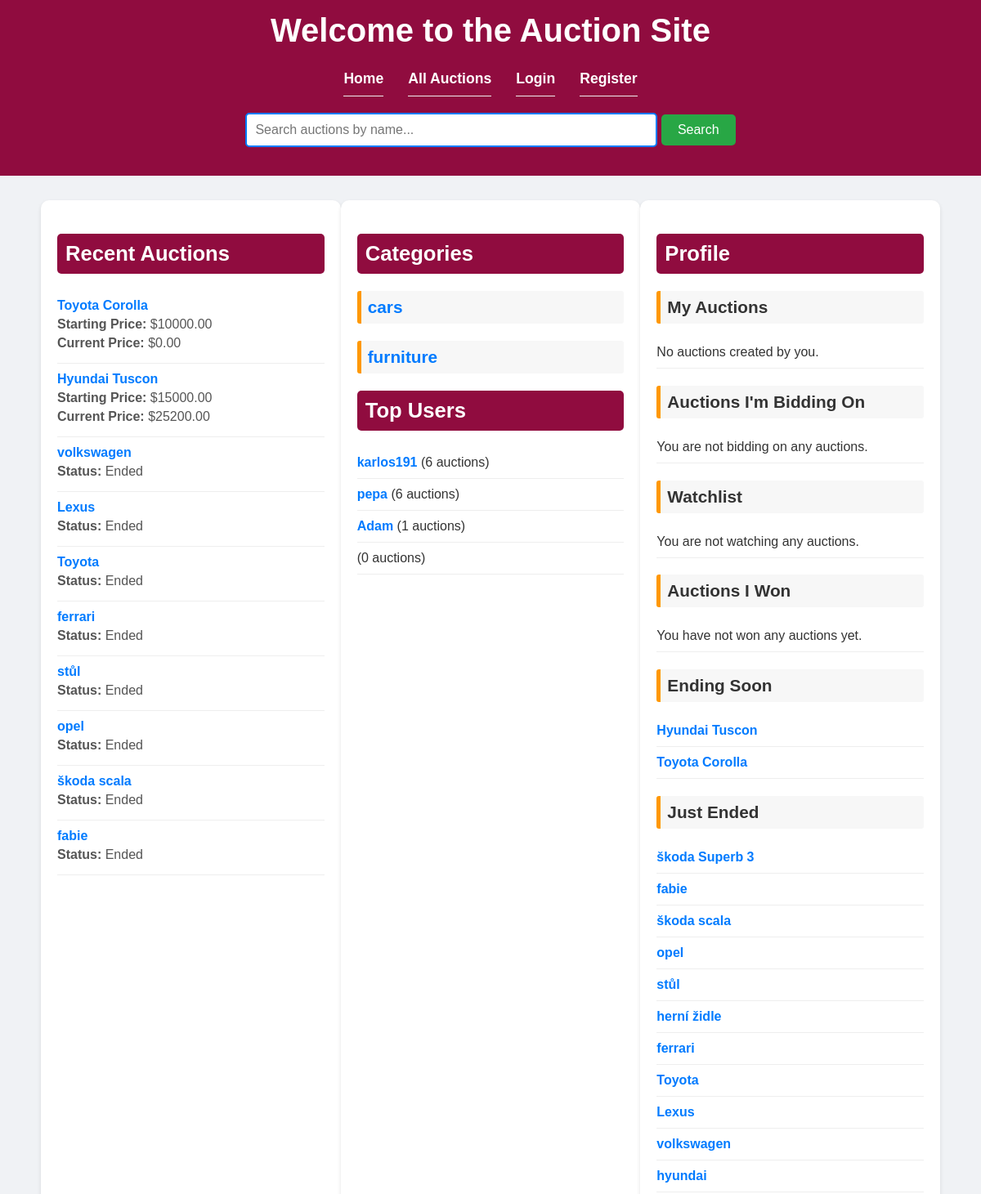
/ (upper part), run on an earlier commit of the app's database.
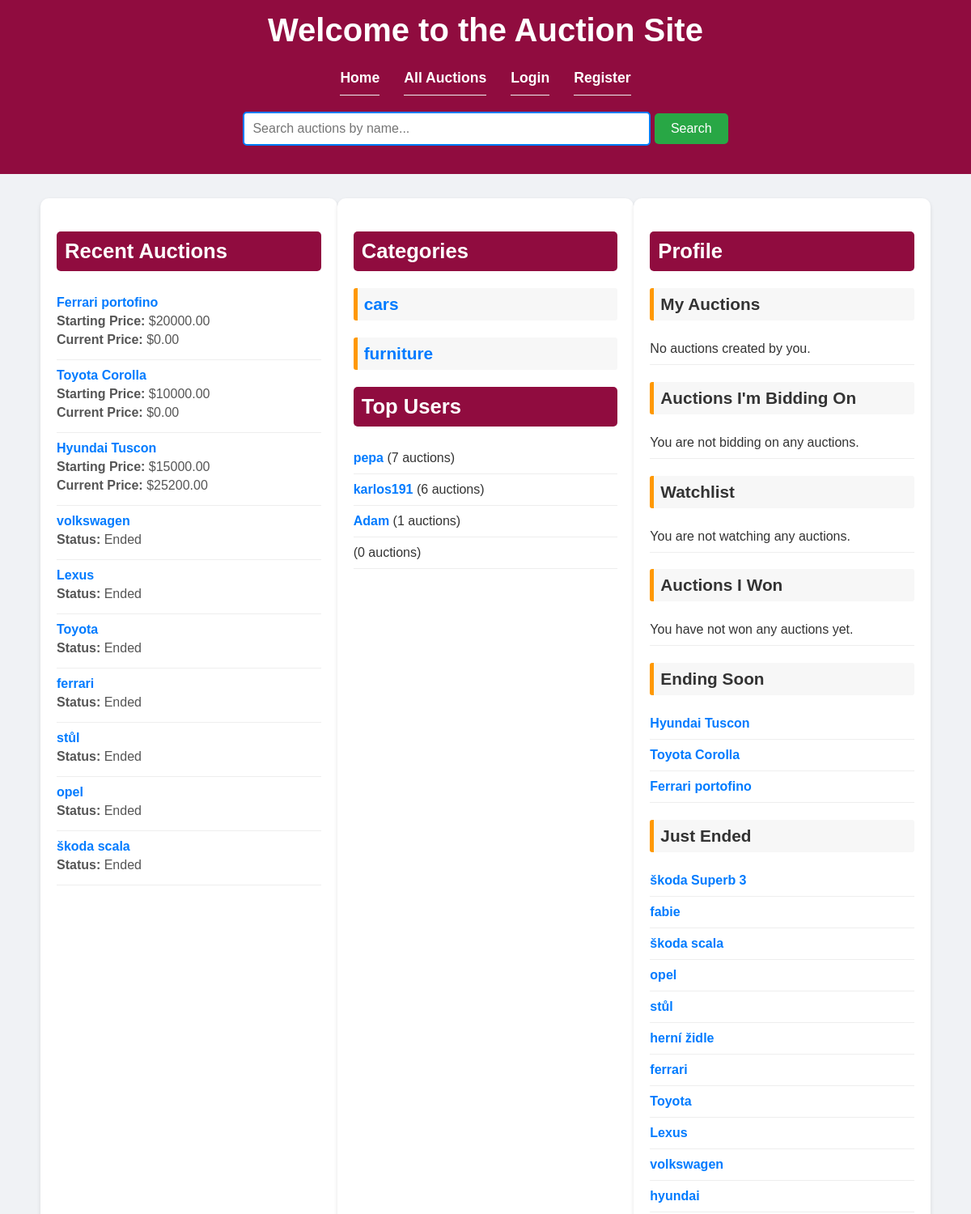
And on a later commit of the database.
### auctions/models.py (models this page shows, shortened)
class Auction(models.Model):
    user = models.ForeignKey(settings.AUTH_USER_MODEL, on_delete=models.CASCADE, related_name='auctions')
    title = models.CharField(max_length=255)
    description = models.TextField()
    photos = models.ImageField(upload_to='auction_photos/', blank=True, null=True)
    category = models.ForeignKey(Category, on_delete=models.CASCADE)
    is_closed = models.BooleanField(default=False)
    starting_price = models.DecimalField(max_digits=10, decimal_places=2, )
    current_price = models.DecimalField(max_digits=10, decimal_places=2, default=0.00)
    minimum_amount = models.DecimalField(max_digits=10, decimal_places=2)
    buy_now_price = models.DecimalField(max_digits=10, decimal_places=2, blank=True, null=True)
    promoted = models.BooleanField(default=False)
    location = models.CharField(max_length=255, blank=True, null=True)
    start_date = models.DateTimeField(default=timezone.now, editable=False)
    end_date = models.DateTimeField()
    num_visits = models.IntegerField(default=0)
    is_canceled = models.BooleanField(default=False)
    watchers = models.ManyToManyField(settings.AUTH_USER_MODEL, related_name='watching_auctions', blank=True)
    winner = models.ForeignKey(settings.AUTH_USER_MODEL, null=True, blank=True, on_delete=models.SET_NULL,
                               related_name='won_auctions')

class Category(models.Model):
    name = models.CharField(max_length=255)
    description = models.TextField(blank=True)
    logo = models.ImageField(upload_to='category_logos/', blank=True, null=True)

class CustomUser(AbstractBaseUser, PermissionsMixin):
    profile_image = models.ImageField(upload_to='profile_images/', null=True, blank=True)
    email = models.EmailField(unique=True)
    username = models.CharField(max_length=255)
    city = models.CharField(max_length=100, null=True, blank=True)
    address = models.CharField(max_length=255, null=True, blank=True)
    watchlist = models.ManyToManyField('Auction', related_name='watched_by', blank=True)
    date_joined = models.DateTimeField(auto_now_add=True)
    account_status = models.CharField(
        max_length=10, choices=[('ACTIVE', 'Active'), ('INACTIVE', 'Inactive'), ('BLOCKED', 'Blocked')]
    )
    account_type = models.CharField(
        max_length=10, choices=[('NORMAL', 'Normal'), ('PREMIUM', 'Premium')]
    )
    is_active = models.BooleanField(default=True)
    is_staff = models.BooleanField(default=False)
    USERNAME_FIELD = 'email'
    REQUIRED_FIELDS = ['username']
    objects = CustomUserManager()
    groups = models.ManyToManyField(
        'auth.Group',
        related_name='customer_set',
        blank=True,
        help_text='The groups this user belongs to.',
        verbose_name='groups',
    )
    user_permissions = models.ManyToManyField(
        'auth.Permission',
        related_name='customer_set',
        blank=True,
        help_text='Specific permissions for this user.',
        verbose_name='user permissions',
    )

### auctions/views.py (the view)
# urls.py: 2. Add a URL to urlpatterns:  path('', views.home, name='home')
def home(request):
    now = timezone.now()
    recent_auctions = Auction.objects.filter(is_canceled=False).order_by('-start_date')[:10]
    categories = Category.objects.all()
    won_auctions = Auction.objects.none()
    user_auctions = auctions_bidding = watchlist_auctions = []
    if request.user.is_authenticated:
        user_auctions = Auction.objects.filter(user=request.user, is_canceled=False)
        auctions_bidding = Auction.objects.filter(bids__user=request.user, is_canceled=False, end_date__gte=now).distinct()
        watchlist_auctions = request.user.watchlist.all()
        won_auctions = Auction.objects.filter(winner=request.user)
    ending_auctions = Auction.objects.filter(is_canceled=False, end_date__gte=now, is_closed=False).order_by(
        'end_date')[:10]
    ended_auctions = Auction.objects.filter(is_canceled=False, is_closed=True) | Auction.objects.filter(
        end_date__lt=now).order_by('-end_date')[:10]
    top_users = User.objects.annotate(auction_count=Count('auctions')).order_by('-auction_count')[:5]
    return render(request, 'auctions/home.html', {
        'recent_auctions': recent_auctions,
        'categories': categories,
        'now': now,
        'user_auctions': user_auctions,
        'auctions_bidding': auctions_bidding,
        'watchlist_auctions': watchlist_auctions,
        'ending_auctions': ending_auctions,
        'ended_auctions': ended_auctions,
        'top_users': top_users,
        'won_auctions': won_auctions,
    })

### auctions/templates/auctions/home.html (shortened to what the changed rows need)
<!DOCTYPE html>
<html lang="en">
<head>
    {% load static %}
    <link rel="stylesheet" href="{% static 'css/footer.css' %}">
</head>
<body>
    <header>
        <h1>Welcome to the Auction Site</h1>
    </header>
    <div class="container">
        <section class="auctions-column">
            <h2>Recent Auctions</h2>
            <ul>
                {% for auction in recent_auctions %}
                    <li>
                        <a href="{% url 'auction_detail' pk=auction.pk %}">{{ auction.title }}</a>
                        {% if auction.end_date > now and not auction.is_closed %}
                            <p><strong>Starting Price:</strong> ${{ auction.starting_price }}</p>
                            <p><strong>Current Price:</strong> ${{ auction.current_price }}</p>
                        {% else %}
                            <p><strong>Status:</strong> Ended</p>
                        {% endif %}
                    </li>
                {% empty %}
                    <li>No auctions found.</li>
                {% endfor %}
            </ul>
        </section>
        <section class="categories-column">
            <h2>Categories</h2>
            <div class="categories">
                {% for category in categories %}
                    <div class="category">
                        <h3>
                            <a href="{% url 'auction_search_by_category' category.id %}">{{ category.name }}</a>
                        </h3>
                    </div>
                {% endfor %}
            </div>
    <div class="top-users">
        <h2>Top Users</h2>
        <ul>
            {% for user in top_users %}
                <li>
                    <a href="{% url 'user_profile' user_id=user.id %}">{{ user.username }}</a>
                    ({{ user.auction_count }} auctions)
                </li>
            {% empty %}
                <li>No users available.</li>
            {% endfor %}
        </ul>
    </div>
        </section>
        <section class="profile-column">
            <h2>Profile</h2>
            <div>
                <ul>
                    {% for auction in ending_auctions %}
                        <li><a href="{% url 'auction_detail' pk=auction.pk %}">{{ auction.title }}</a></li>
                    {% empty %}
                        <li>No auctions ending soon.</li>
                    {% endfor %}
                </ul>
                <ul>
                    {% for auction in ended_auctions %}
                        <li><a href="{% url 'auction_detail' pk=auction.pk %}">{{ auction.title }}</a></li>
                    {% empty %}
                        <li>No auctions have just ended.</li>
                    {% endfor %}
                </ul>
            </div>
        </section>
    </div>
</body>
</html>

What changed in the data, as far as the page shows it:
no longer on one of the page's lists (row unchanged): Auction: title "fabie"
added Auction: title "Ferrari portofino", starting_price "20000.00", current_price "0.00"
changed CustomUser "pepa": auction_count "6" → "7"; moves up the list
